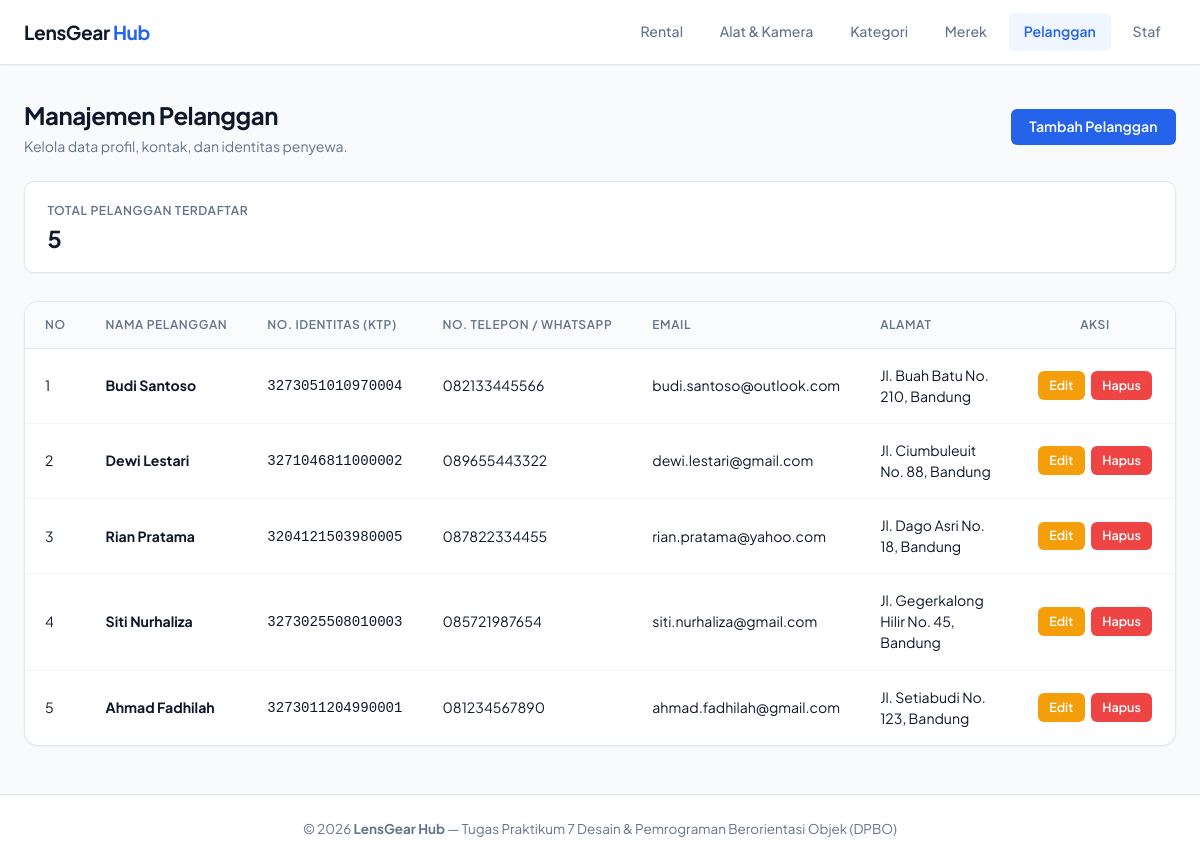
The app's page /index.php?page=customers with its own data.
### tables this page shows
CREATE TABLE `customers` (
    `id` INT AUTO_INCREMENT PRIMARY KEY,
    `name` VARCHAR(150) NOT NULL,
    `identity_number` VARCHAR(50) NOT NULL UNIQUE,
    `phone` VARCHAR(25) NOT NULL,
    `email` VARCHAR(100) NULL,
    `address` TEXT NULL,
    `created_at` TIMESTAMP DEFAULT CURRENT_TIMESTAMP
);

### index.php (called while the page is built, shortened)
<?php
require_once 'config/db.php';
require_once 'class/Customer.php';
$customerModel  = new Customer();
$allowedPages = ['rentals', 'equipments', 'categories', 'brands', 'customers', 'staff'];
$page = isset($_GET['page']) && in_array($_GET['page'], $allowedPages) ? $_GET['page'] : 'rentals';
switch ($page) {
    case 'customers':
        $customersList = $customerModel->getAllCustomers();
        break;
}
include 'view/header.php';
include "view/{$page}.php";
include 'view/footer.php';
?>

### config/db.php (called while the page is built, shortened)
<?php
class Database {
    private $host = "localhost";
    private $username = "root";
    private $password = "";
    private $dbname = "db_rental";
    public function __construct() {
        try {
            $this->conn = new PDO("mysql:host=$this->host;dbname=$this->dbname;charset=utf8mb4", $this->username, $this->password);
        } catch (PDOException $e) {
            die("Connection failed: " . $e->getMessage());
        }
    }
}
?>

### class/Customer.php (called while the page is built, shortened)
<?php
require_once 'config/db.php';
class Customer {
    private $db;
    public function __construct() {
        $this->db = (new Database())->conn;
    }
    public function getAllCustomers() {
        $stmt = $this->db->prepare("SELECT * FROM customers ORDER BY id DESC");
        $stmt->execute();
        return $stmt->fetchAll(PDO::FETCH_ASSOC);
    }
}
?>

### view/customers.php (the view, shortened to what this page needs)
<div class="page-header">
    <div class="page-title">
        <h1>Manajemen Pelanggan</h1>
        <p>Kelola data profil, kontak, dan identitas penyewa.</p>
    </div>
    <div>
        <button class="btn btn-primary" onclick="openModal('modalAddCustomer')">
            Tambah Pelanggan
        </button>
    </div>
</div>
<div class="stats-grid">
    <div class="stat-card">
        <div class="stat-info">
            <div class="stat-label">Total Pelanggan Terdaftar</div>
            <div class="stat-value"><?= count($customersList) ?></div>
        </div>
    </div>
</div>
<div class="card">
    <div class="card-body">
        <div class="table-responsive">
            <table class="data-table">
                <thead>
                    <tr>
                        <th style="width: 60px;">No</th>
                        <th>Nama Pelanggan</th>
                        <th>No. Identitas (KTP)</th>
                        <th>No. Telepon / WhatsApp</th>
                        <th>Email</th>
                        <th>Alamat</th>
                        <th style="width: 160px; text-align: center;">Aksi</th>
                    </tr>
                </thead>
                <tbody>
                    <?php if (empty($customersList)): ?>
                        <tr>
                            <td colspan="7" class="table-empty">
                                <strong>Belum ada data pelanggan</strong>
                                <p>Klik tombol "Tambah Pelanggan" di atas untuk mendaftarkan pelanggan baru.</p>
                            </td>
                        </tr>
                    <?php else: ?>
                        <?php $no = 1; foreach ($customersList as $cust): ?>
                            <tr>
                                <td><?= $no++ ?></td>
                                <td><strong><?= htmlspecialchars($cust['name']) ?></strong></td>
                                <td><code><?= htmlspecialchars($cust['identity_number']) ?></code></td>
                                <td><?= htmlspecialchars($cust['phone']) ?></td>
                                <td><?= htmlspecialchars($cust['email'] ?: '-') ?></td>
                                <td><?= htmlspecialchars($cust['address'] ?: '-') ?></td>
                                <td style="text-align: center;">
                                    <div class="action-buttons" style="justify-content: center;">
                                        <a href="index.php?page=customers&edit_id=<?= $cust['id'] ?>" class="btn btn-warning btn-sm">
                                            Edit
                                        </a>
                                        <button onclick="confirmDelete('Hapus pelanggan <?= addslashes($cust['name']) ?>?', 'index.php?page=customers&action=delete_customer&id=<?= $cust['id'] ?>')" class="btn btn-danger btn-sm">
                                            Hapus
                                        </button>
                                    </div>
                                </td>
                            </tr>
                        <?php endforeach; ?>
                    <?php endif; ?>
                </tbody>
            </table>
        </div>
    </div>
</div>

### style.css (style rules this page uses)
:root { --font-family: 'Plus Jakarta Sans', -apple-system, BlinkMacSystemFont, 'Segoe UI', Roboto, Helvetica, Arial, sans-serif; --color-bg: #f8fafc; --color-surface: #ffffff; --color-border: #e2e8f0; --color-border-light: #f1f5f9; --color-text-main: #0f172a; --color-text-muted: #64748b; --color-text-light: #94a3b8; --color-primary: #2563eb; --color-primary-hover: #1d4ed8; --color-primary-subtle: #eff6ff; --color-success: #10b981; --color-success-subtle: #ecfdf5; --color-success-text: #065f46; --color-warning: #f59e0b; --color-warning-subtle: #fffbeb; --color-warning-text: #92400e; --color-danger: #ef4444; --color-danger-subtle: #fef2f2; --color-danger-text: #991b1b; --radius-sm: 6px; --radius-md: 10px; --radius-lg: 14px; --shadow-sm: 0 1px 2px 0 rgba(0, 0, 0, 0.05); --shadow-md: 0 4px 6px -1px rgba(0, 0, 0, 0.07), 0 2px 4px -2px rgba(0, 0, 0, 0.05); --shadow-lg: 0 10px 15px -3px rgba(0, 0, 0, 0.08), 0 4px 6px -4px rgba(0, 0, 0, 0.04); }
* { box-sizing: border-box; margin: 0; padding: 0; }
body { font-family: var(--font-family); background-color: var(--color-bg); color: var(--color-text-main); line-height: 1.5; -webkit-font-smoothing: antialiased; min-height: 100vh; display: flex; flex-direction: column; }
.page-header { display: flex; align-items: center; justify-content: space-between; margin-bottom: 1.5rem; flex-wrap: wrap; gap: 1rem; }
.page-title h1 { font-size: 1.5rem; font-weight: 700; color: var(--color-text-main); letter-spacing: -0.02em; }
.page-title p { color: var(--color-text-muted); font-size: 0.88rem; margin-top: 0.2rem; }
.stats-grid { display: grid; grid-template-columns: repeat(auto-fit, minmax(200px, 1fr)); gap: 1rem; margin-bottom: 1.75rem; }
.stat-card { background: var(--color-surface); border: 1px solid var(--color-border); border-radius: var(--radius-md); padding: 1.2rem 1.4rem; box-shadow: var(--shadow-sm); display: flex; flex-direction: column; justify-content: center; }
.stat-label { font-size: 0.76rem; color: var(--color-text-muted); text-transform: uppercase; font-weight: 600; letter-spacing: 0.05em; margin-bottom: 0.35rem; }
.stat-value { font-size: 1.45rem; font-weight: 700; color: var(--color-text-main); line-height: 1.2; }
.card { background-color: var(--color-surface); border: 1px solid var(--color-border); border-radius: var(--radius-lg); box-shadow: var(--shadow-sm); overflow: hidden; }
.card-body { padding: 0; }
.table-responsive { width: 100%; overflow-x: auto; }
.data-table { width: 100%; border-collapse: collapse; text-align: left; font-size: 0.88rem; }
.data-table th { background-color: #fafbfc; color: var(--color-text-muted); font-size: 0.75rem; font-weight: 600; text-transform: uppercase; letter-spacing: 0.05em; padding: 0.85rem 1.25rem; border-bottom: 1px solid var(--color-border); white-space: nowrap; }
.data-table td { padding: 1rem 1.25rem; border-bottom: 1px solid var(--color-border-light); color: var(--color-text-main); vertical-align: middle; }
.data-table tbody tr:last-child td { border-bottom: none; }
.btn { display: inline-block; text-align: center; padding: 0.52rem 1.1rem; font-size: 0.88rem; font-weight: 600; border-radius: var(--radius-sm); border: 1px solid transparent; cursor: pointer; text-decoration: none; transition: all 0.15s ease; font-family: inherit; line-height: 1.25; }
.btn-sm { padding: 0.35rem 0.75rem; font-size: 0.78rem; border-radius: var(--radius-sm); }
.btn-primary { background-color: var(--color-primary); color: #ffffff; }
.btn-warning { background-color: #f59e0b; color: #ffffff; }
.btn-danger { background-color: var(--color-danger); color: #ffffff; }
.btn-sm { padding: 0.35rem 0.65rem; font-size: 0.78rem; border-radius: var(--radius-sm); }
.action-buttons { display: flex; align-items: center; gap: 0.4rem; }

### records on screen
customers: name "Budi Santoso", identity_number "3273051010970004", phone "082133445566", email "budi.santoso@outlook.com", address "Jl. Buah Batu No. 210, Bandung"
customers: name "Dewi Lestari", identity_number "3271046811000002", phone "089655443322", email "dewi.lestari@gmail.com", address "Jl. Ciumbuleuit No. 88, Bandung"
customers: name "Rian Pratama", identity_number "3204121503980005", phone "087822334455", email "rian.pratama@yahoo.com", address "Jl. Dago Asri No. 18, Bandung"
customers: name "Siti Nurhaliza", identity_number "3273025508010003", phone "085721987654", email "siti.nurhaliza@gmail.com", address "Jl. Gegerkalong Hilir No. 45, Bandung"
customers: name "Ahmad Fadhilah", identity_number "3273011204990001", phone "081234567890", email "ahmad.fadhilah@gmail.com", address "Jl. Setiabudi No. 123, Bandung"

### other values on screen
count($customersList) "5"
